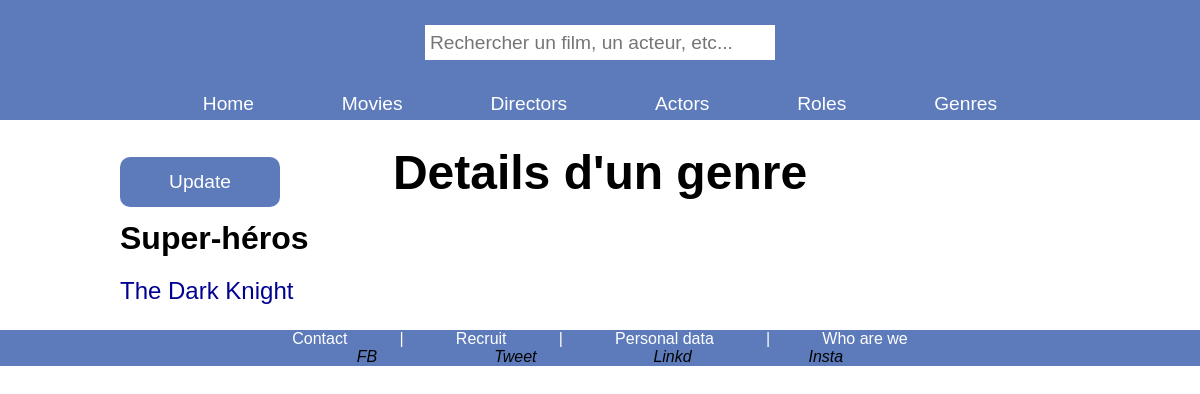
The page /index.php?action=detailsGenre&id=1 on the database as committed earlier.
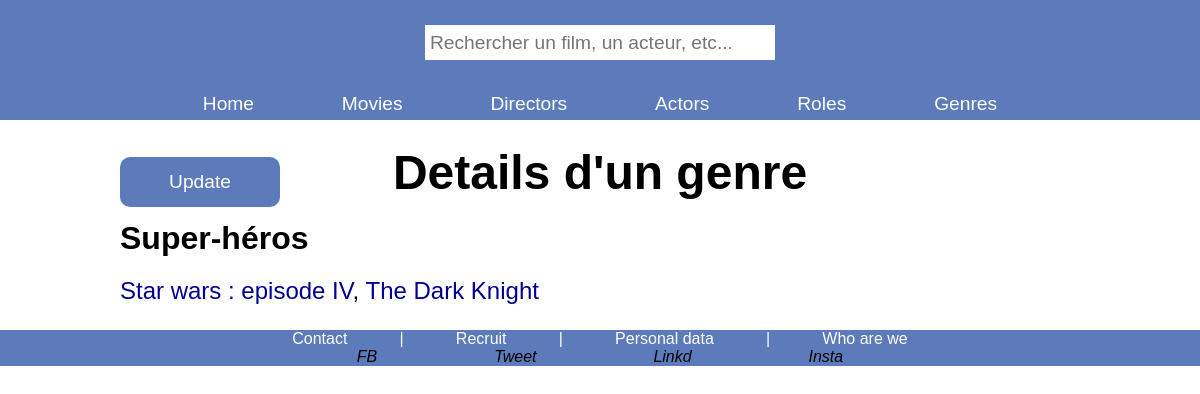
The same page on the database as committed later.
### tables this page shows
CREATE TABLE IF NOT EXISTS `genre_film` (
  `film_id` int NOT NULL,
  `genre_id` int NOT NULL,
  PRIMARY KEY (`film_id`,`genre_id`),
  KEY `FK__film_genre` (`film_id`),
  KEY `FK__genre` (`genre_id`),
  CONSTRAINT `FK__film_genre` FOREIGN KEY (`film_id`) REFERENCES `film` (`id_film`),
  CONSTRAINT `FK__genre` FOREIGN KEY (`genre_id`) REFERENCES `genre` (`id_genre`)
);

CREATE TABLE IF NOT EXISTS `film` (
  `id_film` int NOT NULL AUTO_INCREMENT,
  `titre` varchar(255) NOT NULL,
  `dateDeSortie` date NOT NULL,
  `duree` time NOT NULL,
  `realisateur_id` int NOT NULL,
  `affiche` varchar(255) DEFAULT 'indisponible.jpg',
  PRIMARY KEY (`id_film`),
  KEY `FK__realisateur` (`realisateur_id`),
  CONSTRAINT `FK__realisateur` FOREIGN KEY (`realisateur_id`) REFERENCES `realisateur` (`id_realisateur`)
);

### controller/GenreController.php (called while the page is built, shortened)
<?php
require_once "./bdd/DAO.php";
class GenreController {
    public function detailsGenre($idGenre) {
        $dao = new DAO();
        $sqlGenre =
        "SELECT
            g.id_genre,
            g.libelle
        FROM
            genre g
        WHERE
            g.id_genre = :idGenre
        ";
        $paramsGenre = [
            "idGenre" => $idGenre
        ];
        $sqlFilms =
        "SELECT
            gf.genre_id,
            gf.film_id,
            f.titre
        FROM
            genre_film gf
        INNER JOIN
            film f ON gf.film_id = f.id_film
        WHERE
            gf.genre_id = :idGenre
        ";
        $genre = $dao->executerRequete($sqlGenre, $paramsGenre);
        $films = $dao->executerRequete($sqlFilms, $paramsGenre);
        require "./view/genre/detailsGenre.php";
    }
}

### bdd/DAO.php (called while the page is built, shortened)
<?php
class DAO{
    private $bdd;
    public function __construct(){
        $this->bdd = new \PDO('mysql:host=localhost;dbname=cinema;charset=utf8', 'root', '');
    }
    public function executerRequete($sql, $params = NULL){
        if ($params == NULL){
            $resultat = $this->bdd->query($sql);
        }else{
            $resultat = $this->bdd->prepare($sql);
            $resultat->execute($params);
        }
        return $resultat;
    }
}
?>

### view/genre/detailsGenre.php (the view, shortened to what this page needs)
<?php
$count = 1;
$nbRow = $films->rowCount();
$separator = ", ";
?>
<h2 class="titrePage">Details d'un genre</h2>
<?php
if ($genre = $genre->fetch()) {
    ?>
    <div class="interactUpdate">
        <a href="index.php?action=updateGenreForm&id=<?= $genre["id_genre"] ?>">
            <p>Update</p>
        </a>
    </div>
    <div class='blocDetailsGenre'>
        <h3><?= $genre["libelle"] ?></h3>
<?php
}
?>
        <p>
<?php
            if($films->rowCount() == 0) {
                ?>
                    <p>Aucun film dans ce genre.</p>
                <?php
            } else {
                while ($film = $films->fetch()) {
                    if ($count == $nbRow) {
                        $separator = "";
                    }
?>
                    <a href="index.php?action=detailsFilm&id=<?=$film["film_id"]?>"><?= $film["titre"] ?></a><?=  $separator ?>
<?php
                    $count++;
                }
            }
?>      </p>
    </div>
<?php
require "./view/layout.php";
?>

Rows that differ between the two databases and show on the page:
added genre_film: film.titre "Star wars : episode IV"
